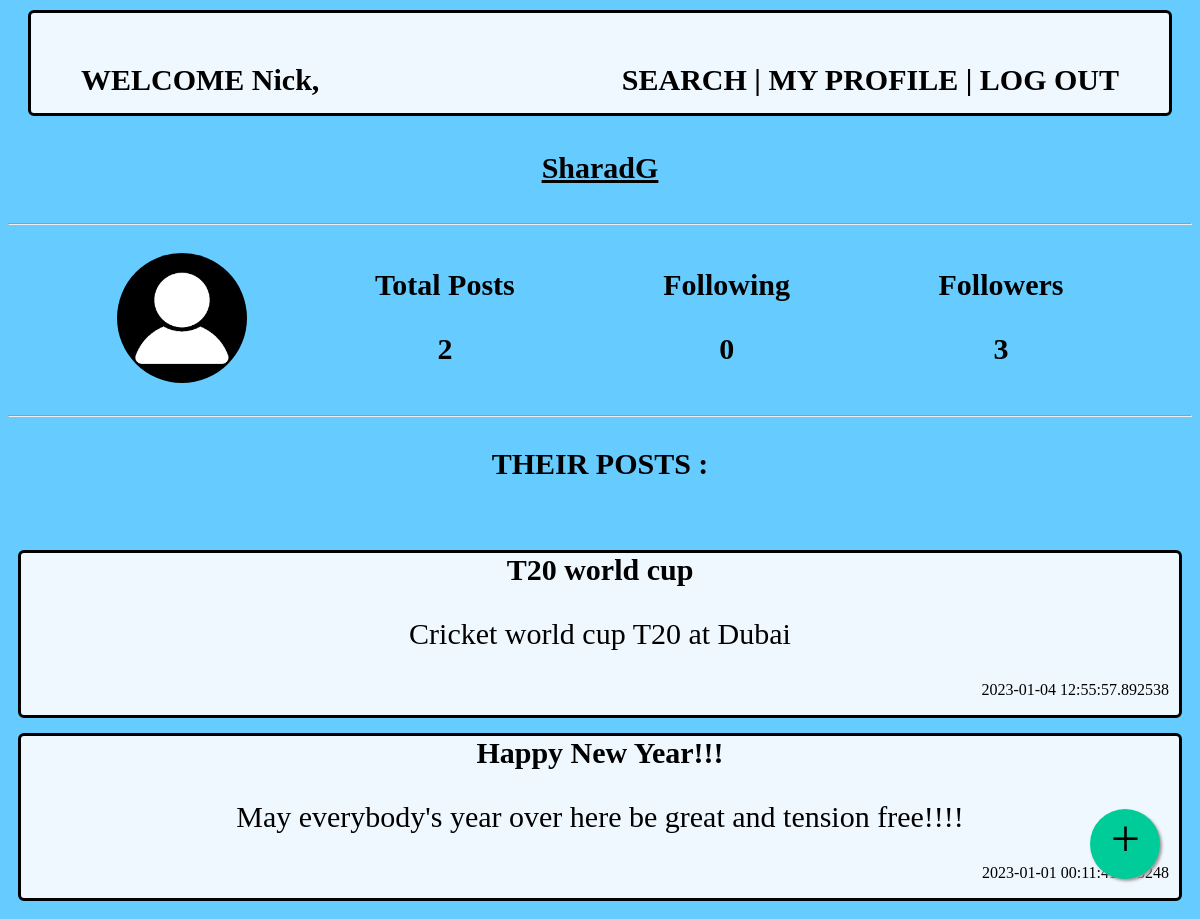
Screenshot of /Nick1234/profile/SharadG with the database file from the repository.
### app.py (models this page shows)
class Users(db.Model):
    __tablename__ = 'users'
    user_id = db.Column(db.Integer, autoincrement = True, primary_key = True)
    username = db.Column(db.String, unique = True, nullable = False)
    email = db.Column(db.String, unique = True, nullable = False)
    first_name = db.Column(db.String, nullable = False)
    last_name = db.Column(db.String)
    password = db.Column(db.String, nullable = False)
    dob = db.Column(db.String, nullable = False)

class Posts(db.Model):
    __tablename__='posts'
    post_id = db.Column(db.Integer, nullable = False, autoincrement = True, unique= True, primary_key = True)
    title = db.Column(db.String, nullable = False)
    description = db.Column(db.String, nullable = False)
    attachment = db.Column(db.String)
    username = db.Column(db.String, db.ForeignKey("users.username"),nullable=False)
    datetime = db.Column(db.String)

### app.py (the view)
@app.route('/<username>/profile/<other_username>',methods=['GET','POST'])
def other_profile(username,other_username):
    if request.method=='GET':
        user=Users.query.filter_by(username=username).first()
        posts = Posts.query.filter_by(username=other_username).all()
        total_posts=len(posts)
        followers = Follow.query.filter_by(follower=other_username).all()
        following = Follow.query.filter_by(following=other_username).all()
        total_followers=len(followers)
        total_following=len(following)
        return render_template("other_summary.html",users=user,total_posts=total_posts,posts=posts,other_user_name=other_username,total_followers=total_followers,total_following=total_following)

### templates/other_summary.html (shortened to what this page needs)
<!DOCTYPE html>
<html>
    <head>
    <head>
    <body>
        <div class="header">
            <b style="float:left"><a href="/{{ users["username"] }}/home" formaction="/{{ users["username"] }}/home" formmethod='GET'>WELCOME {{ users["first_name"] }},</a></b><b style="float:right"><a href="/{{ users["username"] }}/search" formaction="/{{ users["username"] }}/search" formmethod='GET'>SEARCH</a> | <a href="/{{ users["username"] }}/my_profile" formaction='/{{ users["username"] }}/my_profile' formmethod='GET'>MY PROFILE</a> | <a href='/' formaction='/' formmethod='GET'>LOG OUT</a></b>
        </div>
        <div class="user_info">
            <p><b><u>{{ other_user_name }}</u></b></p>
        </div>
        <hr>
        <div class="user_info">
            <div class="container-items" name="profile_pic"><img src="images\dummy-profile-pic.png" alt="Profile Pic"></div>
            <div class="container-items" name="total_posts">
                <p align="center"><b>Total Posts</b>
                <p align="center"><b>{{ total_posts }}</b>
            </div>
            <div class="container-items" name="followers">
                <p align="center"><b>Following</b>
                <p align="center"><b>{{ total_followers }}</b>
            </div>
            <div class="container-items" name="following">
                <p align="center"><b>Followers</b>
                <p align="center"><b>{{ total_following }}</b>
            </div>
        </div>
        <hr>
        <p align="center"><b>THEIR POSTS :</b>
        <br><br>
        <div class="posts">
            {% for post in posts %}
                <div class="post">
                    <b>{{ post["title"] }}</b>
                    <br>
                    <p font-size="30px">{{ post["description"] }}</p>
                    <p style="font-size:16px" align="right">{{ post["datetime"] }}</p>
                </div>
            {% endfor %}
        </div>
        <a href="/{{ users["username"] }}/new_post" class="float" >
            <i class="my-float">+</i>
        </a>
    </body>
</html>

### templates/other_summary.html (style rules this page uses)
.header { font-family:Cambria, Cochin, Georgia, Times, 'Times New Roman', serif; font-size: 30px; background-color:aliceblue; margin-left: 20px; margin-right: 20px; margin-top: 10px; margin-bottom: 5px; border: 3px solid; border-radius: 6px; padding: 50px; }
body { background-color:#66CCFF; }
a:link { color: black; text-decoration: none; }
.user_info { display:flex; justify-content:space-evenly; flex-grow:2; }
.posts { display:flex; flex-direction:column-reverse; }
.post { font-size:30px; font-family:Cambria, Cochin, Georgia, Times, 'Times New Roman', serif; padding-left: 10px; padding-right: 10px; margin-left: 10px; margin-right: 10px; margin-top: 5px; margin-bottom: 10px; border: 3px solid; border-radius: 6px; background-color:aliceblue; text-align:center; }
div[name="followers"],div[name="following"],div[name="total_posts"] { font-size:30px; font-family:Cambria, Cochin, Georgia, Times, 'Times New Roman', serif; padding-left: 10px; padding-right: 10px; margin-left: 10px; margin-right: 10px; margin-top: 5px; margin-bottom: 10px; }
img { margin:20px 0px; border-radius:50%; height:130px; width:130px; }
p { font-family:Cambria, Cochin, Georgia, Times, 'Times New Roman', serif; font-size:30px; }
.float { position:fixed; width:70px; height:70px; bottom:40px; right:40px; background-color:#0C9; color:#FFFFFF; border-radius:50px; text-align:center; box-shadow: 2px 2px 3px #999; }
.my-float { margin-top:22px; font-family:Cambria, Cochin, Georgia, Times, 'Times New Roman', serif; font-size: 52px; }

### rows the page displays
Users: first_name "Nick"
Posts: title "Happy New Year!!!", description "May everybody's year over here be great and tension free!!!!", datetime "2023-01-01 00:11:41.613248"
Posts: title "T20 world cup", description "Cricket world cup T20 at Dubai", datetime "2023-01-04 12:55:57.892538"

### other values shown
{{ other_user_name }} "SharadG"
{{ total_posts }} "2"
{{ total_followers }} "0"
{{ total_following }} "3"
